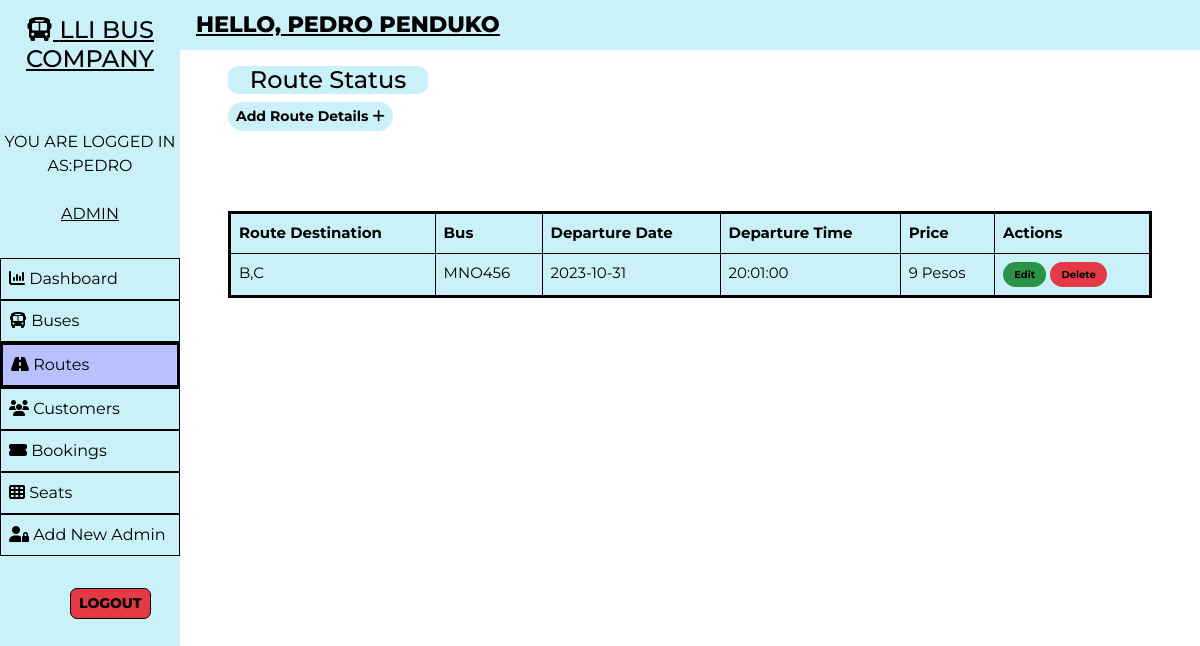
The page /admin/route.php (signed in) on the database its author committed.
### tables this page shows
CREATE TABLE `users` (
  `user_id` int(11) NOT NULL,
  `user_fullname` varchar(100) NOT NULL,
  `user_name` varchar(30) NOT NULL,
  `user_password` varchar(255) NOT NULL,
  `user_created` datetime NOT NULL DEFAULT current_timestamp()
);

CREATE TABLE `routes` (
  `id` int(100) NOT NULL,
  `route_id` varchar(255) NOT NULL,
  `bus_no` varchar(155) NOT NULL,
  `route_cities` varchar(255) NOT NULL,
  `route_dep_date` date NOT NULL,
  `route_dep_time` time NOT NULL,
  `route_step_cost` int(100) NOT NULL,
  `route_created` datetime NOT NULL DEFAULT current_timestamp()
);

### admin/route.php (the view, shortened to what this page needs)
<!DOCTYPE html>
<html lang="en">
<head>
    <link href="https://cdn.jsdelivr.net/npm/bootstrap@5.0.1/dist/css/bootstrap.min.css" rel="stylesheet">
    <?php
        $page="route";
    ?>
</head>
<body>
    <?php require '../assets/partials/_admin-header.php';?>
        <?php
            $resultSql = "SELECT * FROM `routes` ORDER BY route_created DESC";
            $resultSqlResult = mysqli_query($conn, $resultSql);
            if(!mysqli_num_rows($resultSqlResult)){ ?>
                <div class="container mt-4">
                    <div id="noRoutes" class="alert alert-dark " role="alert">
                        <h1 class="alert-heading">No Routes Found :(</h1>
                        <p class="fw-light">would you like to add one!</p>
                        <hr>
                        <div id="addRouteAlert" class="alert alert-success" role="alert">
                                Click <button id="add-button" class="button btn-sm"type="button"data-bs-toggle="modal" data-bs-target="#addModal">ADD <i class="fas fa-plus"></i></button> to add a route!
                        </div>
                    </div>
                </div>
            <?php }
            else { ?>
                <section id="route">
                    <div id="head">
                        <h4>Route Status</h4>
                    </div>
                    <div id="route-results">
                        <div>
                            <button id="add-button" class="button btn-sm"type="button"data-bs-toggle="modal" data-bs-target="#addModal">Add Route Details <i class="fas fa-plus"></i></button>
                        </div>
                        <table class="table table-hover table-bordered">
                            <thead>
                                <th>Route Destination</th>
                                <th>Bus</th>
                                <th>Departure Date</th>
                                <th>Departure Time</th>
                                <th>Price</th>
                                <th>Actions</th>
                            </thead>
                            <?php
                                while($row = mysqli_fetch_assoc($resultSqlResult))
                                {
                                    $route_cities = $row["route_cities"];
                                    $route_dep_time = $row["route_dep_time"];
                                    $route_dep_date = $row["route_dep_date"];
                                    $route_step_cost = $row["route_step_cost"];
                                    $bus_no = $row["bus_no"];
                                        ?>
                                    <tr>
                                        <td>
                                            <?php
                                                echo $route_cities;
                                            ?>
                                        </td>
                                        <td>
                                            <?php
                                                echo $bus_no;
                                            ?>
                                        </td>
                                        <td>
                                            <?php
                                                echo $route_dep_date;
                                            ?>
                                        </td>
                                        <td>
                                            <?php
                                                echo $route_dep_time;
                                            ?>
                                        </td>
                                        <td>
                                            <?php
                                                echo $route_step_cost.' Pesos';?>
                                        </td>
                                        <td>
                                            <button class="button edit-button " data-link="<?php echo $_SERVER['REQUEST_URI']; ?>" data-id="<?php
                                                echo $id;?>" data-cities="<?php
                                                echo $route_cities;?>" data-cost="<?php
                                                echo $route_step_cost;?>" data-date="<?php
                                                echo $route_dep_date;
                                            ?>" data-time="<?php
                                            echo $route_dep_time;
                                            ?>" data-busno="<?php
                                            echo $bus_no;
                                            ?>"
                                            >Edit</button>
                                            <button class="button delete-button" data-bs-toggle="modal" data-bs-target="#deleteModal" data-id="<?php
                                                echo $id;?>">Delete</button>
                                        </td>
                                    </tr>
                                <?php
                                }
                            ?>
                        </table>
                    </div>
                    </section>
                <?php  }
            ?>
            </div>
    </main>
</body>
</html>

### assets/partials/_admin-header.php (shortened to what this page needs)
<?php
    $conn = db_connect();
    $user_id = $_SESSION['user_id'];
    $sql = "SELECT * FROM users WHERE user_id = $user_id";
    $result = mysqli_query($conn, $sql);
    if($row = mysqli_fetch_assoc($result))
    {
        $user_fullname = $row["user_fullname"];
        $user_name = $row["user_name"];
    }
?>
    <main id="container">
        <div id="sidebar">
            <h4><i class="fas fa-bus"></i> LLI BUS COMPANY</h4>
            <div>
                <br>
                <br>
                    <?php  echo 'YOU ARE LOGGED IN AS:'.$user_name;  ?>
            <br>
            <br>
                <p><u>ADMIN</u></p>
            </div>
            <ul id="options">
                <li class="option <?php if($page=='dashboard'){ echo 'active';}?>">
                    <a href="./dashboard.php">
                    <i class="fa fa-bar-chart"></i> Dashboard
                    </a>
                </li>
                <li class="option <?php if($page=='bus'){ echo 'active';}?>">
                    <a href="./bus.php">
                    <i class="fas fa-bus"></i> Buses
                    </a>
                </li>
                <li class="option <?php if($page=='route'){ echo 'active';}?>">
                    <a href="./route.php">
                    <i class="fas fa-road"></i> Routes
                    </a>
                </li>
                <li class="option <?php if($page=='customer'){ echo 'active';}?>">
                    <a href="./customer.php">
                    <i class="fas fa-users"></i> Customers
                    </a>
                </li>
                <li class="option <?php if($page=='booking'){ echo 'active';}?>">
                    <a href="./booking.php">
                    <i class="fas fa-ticket-alt"></i> Bookings
                    </a>
                </li>
                <li class="option <?php if($page=='seat'){ echo 'active';}?>">
                    <a href="./seat.php">
                    <i class="fas fa-th"></i> Seats
                    </a>
                </li>
                <li class="option <?php if($page=='signup'){ echo 'active';}?>">
                    <a href="./signup.php">
                    <i class="fas fa-user-lock"></i> Add New Admin
                    </a>
                </li>
                <li class="welcome-item">
                        <ul id="logout" class="btn-sm">
                            <a href="../assets/partials/_logout.php">LOGOUT</a>
                        </ul>
                </li>
            </ul>
        </div>
        <div id="main-content">
            <section id="welcome">
                <ul>
                    <li class="welcome-item">HELLO,
                        <span id="USER">
                            <?php
                                echo $user_fullname;
                            ?>
                        </span>
                    </li>
                </ul>
            </section>

### assets/styles/admin.php (style rules this page uses)
body { box-sizing: border-box; font-family: 'Montserrat', sans-serif; justify-content: center; border-radius: 50px; }
html { scroll-behavior: smooth; }
*, *::after, *::before { box-sizing: inherit; }
#welcome { background-color: #caf0f8; }
#welcome ul { display: flex; justify-content: space-between; list-style-type: none; padding: 0; margin: 5; }
#welcome li { margin: 0 1rem; padding: 0.5rem 0; }
#welcome li:first-child { font-weight: 800; font-size: 1.4rem; color: black; text-decoration: underline; }
#USER { color: black; text-decoration: underline; }
#logout { background-color: #e63946; font-weight: 800; border-radius: 7px; text-align: center; border:1px solid; width: fit-content; margin-left: 70px; }
#logout a { color: black; text-decoration: none; }
@media only screen and (min-width:1000px) { #sidebar { text-align: center; background-color: #caf0f8; color: black; width: 15%; position: fixed; top: 0%; padding-top: 1rem; z-index: 2; height: 100vh; } }
@media only screen and (min-width:1000px) { #sidebar h4 { color: black; text-decoration: underline; } }
#sidebar p { margin: 0; }
#sidebar ul { margin-top: 2rem; }
#options { list-style-type: none; text-align: left; padding-left: 0; }
.option a { border: 1px solid; display: block; padding: 0.5rem; text-decoration: none; color: inherit; }
.active { background-color: #b8c0ff; color:black; border-top-right-radius:1px; border: 2px solid; }
#main-content { margin-left: 15%; }

### assets/styles/admin-options.php (style rules this page uses)
* { font-family: Montserrat; }
.table-bordered { background-color: #caf0f8; border-color: black; border: 3px solid; }
#booking #head, #customer #head, #route #head, #seat #head, #bus #head { padding-top: 1rem 1rem; background-color: #caf0f8; width: 200px; text-align: center; flex-basis: 100%; border-radius: 10px; }
#booking, #customer, #route, #bus, #seat { padding: 0 3rem; color: black; }
#booking-results > div, #customer-results > div, #route-results > div, #bus-results > div { margin-bottom: 5rem; color: black; }
#booking-results button, #customer-results button, #route button, #bus-results button { border-radius: 20px; color: black; }
.button { border-width: 5px solid; border: none; font-weight: bold; }
#add-button { background-color: #caf0f8; color: black; }
#route table { width: 100%; color: black; }
table { font-size: 15px; color: black; }
#bus .edit-button, #bus .delete-button, #route .edit-button, #route .delete-button, #customer .edit-button, #customer .delete-button { padding: 0.3rem 0.7rem; }
table th,td { padding-left: 0.3rem; }
table button { color: black; }
.edit-button { background-color: #2b9348; }
.delete-button { background-color: #e63946; }
.edit-button, .delete-button { font-size: 10px }

### rows shown on the page
users: user_name "PEDRO", user_fullname "PEDRO PENDUKO"
routes: route_cities "B,C", bus_no "MNO456", route_dep_date "2023-10-31", route_dep_time "20:01:00", route_step_cost "9"
